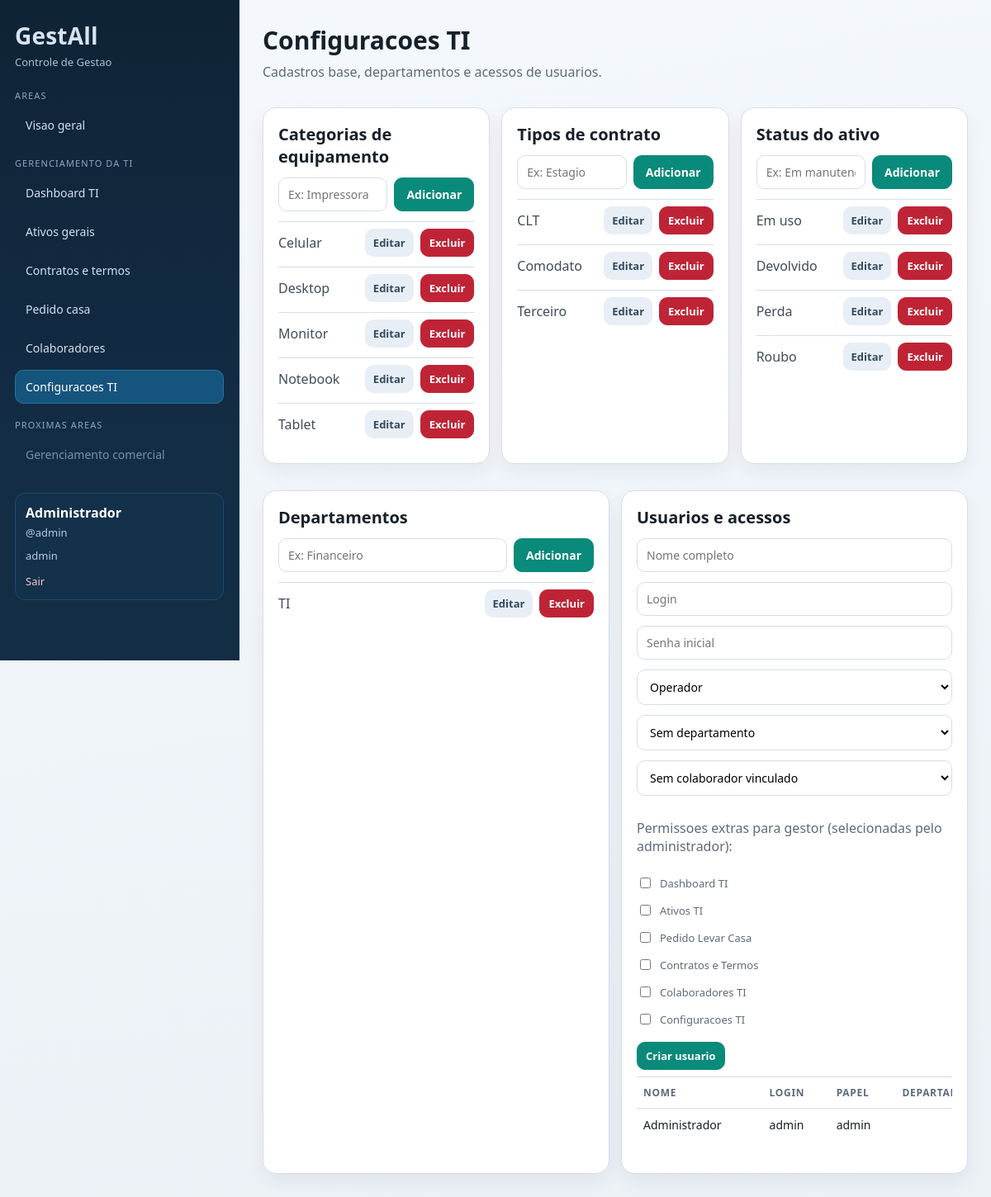
The page /index.php?r=ti.settings (signed in) on the database its author committed.
### tables this page shows
CREATE TABLE users (
                id INTEGER PRIMARY KEY AUTOINCREMENT,
                username TEXT NOT NULL UNIQUE,
                password_hash TEXT NOT NULL,
                name TEXT NOT NULL,
                created_at TEXT NOT NULL DEFAULT CURRENT_TIMESTAMP
            , role TEXT NOT NULL DEFAULT 'admin', department_id INTEGER, staff_id INTEGER);

CREATE TABLE equipment_categories (
                id INTEGER PRIMARY KEY AUTOINCREMENT,
                name TEXT NOT NULL UNIQUE,
                created_at TEXT NOT NULL DEFAULT CURRENT_TIMESTAMP
            );

CREATE TABLE contract_types (
                id INTEGER PRIMARY KEY AUTOINCREMENT,
                name TEXT NOT NULL UNIQUE,
                created_at TEXT NOT NULL DEFAULT CURRENT_TIMESTAMP
            );

CREATE TABLE asset_statuses (
                id INTEGER PRIMARY KEY AUTOINCREMENT,
                name TEXT NOT NULL UNIQUE,
                sort_order INTEGER NOT NULL DEFAULT 100,
                created_at TEXT NOT NULL DEFAULT CURRENT_TIMESTAMP
            );

CREATE TABLE departments (
                id INTEGER PRIMARY KEY AUTOINCREMENT,
                name TEXT NOT NULL UNIQUE,
                created_at TEXT NOT NULL DEFAULT CURRENT_TIMESTAMP
            );

### app/Core/View.php (called while the page is built, shortened)
<?php
final class View
{
    public static function render(string $view, array $data = []): void
    {
        extract($data, EXTR_SKIP);
        $viewFile = __DIR__ . '/../Views/' . $view . '.php';
        require __DIR__ . '/../Views/partials/header.php';
        require $viewFile;
        require __DIR__ . '/../Views/partials/footer.php';
    }
}

### app/Controllers/TISettingsController.php (called while the page is built, shortened)
<?php
final class TISettingsController
{
    public function index(): void
    {
        $categoryEditId = (int) ($_GET['category_edit'] ?? 0);
        $contractTypeEditId = (int) ($_GET['contract_edit'] ?? 0);
        $statusEditId = (int) ($_GET['status_edit'] ?? 0);
        $departmentEditId = (int) ($_GET['department_edit'] ?? 0);
        $userEditId = (int) ($_GET['user_edit'] ?? 0);
        View::render('ti/settings', [
            'title' => 'Configuracoes TI',
            'currentRoute' => 'ti.settings',
            'categories' => $this->lookups->categories(),
            'contractTypes' => $this->lookups->contractTypes(),
            'statuses' => $this->lookups->statuses(),
            'departments' => $this->lookups->departments(),
            'staffMembers' => $this->staff->all(),
            'users' => $this->users->all(),
            'permissionGroups' => AccessControl::permissionGroups(),
            'success' => $_GET['ok'] ?? null,
            'error' => $_GET['error'] ?? null,
            'editingCategory' => $categoryEditId > 0 ? $this->lookups->findCategoryById($categoryEditId) : null,
            'editingContractType' => $contractTypeEditId > 0 ? $this->lookups->findContractTypeById($contractTypeEditId) : null,
            'editingStatus' => $statusEditId > 0 ? $this->lookups->findStatusById($statusEditId) : null,
            'editingDepartment' => $departmentEditId > 0 ? $this->lookups->findDepartmentById($departmentEditId) : null,
            'editingUser' => $userEditId > 0 ? $this->users->findById($userEditId) : null,
        ]);
    }
}

### app/Core/Auth.php (called while the page is built, shortened)
<?php
final class Auth
{
    public static function user(): ?array
    {
        return $_SESSION['user'] ?? null;
    }
}

### app/Repositories/UserRepository.php (called while the page is built, shortened)
<?php
final class UserRepository
{
    public function all(): array
    {
        $rows = $this->pdo->query(
            'SELECT u.id, u.name, u.username, u.role, u.department_id, u.staff_id, d.name AS department_name, s.name AS staff_name
             FROM users u
             LEFT JOIN departments d ON d.id = u.department_id
             LEFT JOIN staff s ON s.id = u.staff_id
             ORDER BY u.name ASC'
        )->fetchAll();
        return $rows;
    }
}

### app/Core/AccessControl.php (called while the page is built, shortened)
<?php
final class AccessControl
{
    public static function isFullAccess(?array $user): bool
    {
        $role = self::normalizeRole($user['role'] ?? null);
        return in_array($role, ['admin', 'ti'], true);
    }
    public static function normalizeRole(mixed $role): string
    {
        $value = strtolower(trim((string) $role));
        return $value;
    }
    public static function canAccessRoute(string $route, ?array $user): bool
    {
        if (self::isFullAccess($user)) {
            return true;
        }
        $role = self::normalizeRole($user['role'] ?? null);
        $allowed = self::baseRoutesForRole($role);
        return in_array($route, array_unique($allowed), true);
    }
}

### app/Repositories/LookupRepository.php (called while the page is built, shortened)
<?php
final class LookupRepository
{
    public function categories(): array
    {
        return $this->pdo->query('SELECT id, name FROM equipment_categories ORDER BY name ASC')->fetchAll();
    }
    public function contractTypes(): array
    {
        return $this->pdo->query('SELECT id, name FROM contract_types ORDER BY name ASC')->fetchAll();
    }
    public function statuses(): array
    {
        return $this->pdo->query('SELECT id, name FROM asset_statuses ORDER BY sort_order ASC, name ASC')->fetchAll();
    }
    public function departments(): array
    {
        return $this->pdo->query('SELECT id, name FROM departments ORDER BY name ASC')->fetchAll();
    }
}

### app/Views/ti/settings.php (the view, shortened to what this page needs)
<section class="page-head">
    <h1>Configuracoes TI</h1>
    <p>Cadastros base, departamentos e acessos de usuarios.</p>
</section>
<section class="card-grid triple">
    <article class="card">
        <h2>Categorias de equipamento</h2>
        <form method="post" action="index.php?r=ti.settings.categories.store" class="inline-form">
            <input type="text" name="name" placeholder="Ex: Impressora" required>
            <button type="submit">Adicionar</button>
        </form>
        <ul class="simple-list stack-list">
            <?php foreach ($categories as $category): ?>
                <li class="stack-item">
                    <span><?= htmlspecialchars($category['name']) ?></span>
                    <div class="actions-inline">
                        <a class="btn btn-muted" href="index.php?r=ti.settings&category_edit=<?= (int) $category['id'] ?>">Editar</a>
                        <form method="post" action="index.php?r=ti.settings.categories.delete" onsubmit="return confirm('Deseja excluir esta categoria?');">
                            <button class="btn-danger" type="submit">Excluir</button>
                        </form>
                    </div>
                </li>
            <?php endforeach; ?>
        </ul>
    </article>
    <article class="card">
        <h2>Tipos de contrato</h2>
        <form method="post" action="index.php?r=ti.settings.contract-types.store" class="inline-form">
            <input type="text" name="name" placeholder="Ex: Estagio" required>
            <button type="submit">Adicionar</button>
        </form>
        <ul class="simple-list stack-list">
            <?php foreach ($contractTypes as $contractType): ?>
                <li class="stack-item">
                    <span><?= htmlspecialchars($contractType['name']) ?></span>
                    <div class="actions-inline">
                        <a class="btn btn-muted" href="index.php?r=ti.settings&contract_edit=<?= (int) $contractType['id'] ?>">Editar</a>
                        <form method="post" action="index.php?r=ti.settings.contract-types.delete" onsubmit="return confirm('Deseja excluir este tipo de contrato?');">
                            <button class="btn-danger" type="submit">Excluir</button>
                        </form>
                    </div>
                </li>
            <?php endforeach; ?>
        </ul>
    </article>
    <article class="card">
        <h2>Status do ativo</h2>
        <form method="post" action="index.php?r=ti.settings.statuses.store" class="inline-form">
            <input type="text" name="name" placeholder="Ex: Em manutencao" required>
            <button type="submit">Adicionar</button>
        </form>
        <ul class="simple-list stack-list">
            <?php foreach ($statuses as $status): ?>
                <li class="stack-item">
                    <span><?= htmlspecialchars($status['name']) ?></span>
                    <div class="actions-inline">
                        <a class="btn btn-muted" href="index.php?r=ti.settings&status_edit=<?= (int) $status['id'] ?>">Editar</a>
                        <form method="post" action="index.php?r=ti.settings.statuses.delete" onsubmit="return confirm('Deseja excluir este status?');">
                            <button class="btn-danger" type="submit">Excluir</button>
                        </form>
                    </div>
                </li>
            <?php endforeach; ?>
        </ul>
    </article>
</section>
<section class="card-grid">
    <article class="card">
        <h2>Departamentos</h2>
        <form method="post" action="index.php?r=ti.settings.departments.store" class="inline-form">
            <input type="text" name="name" placeholder="Ex: Financeiro" required>
            <button type="submit">Adicionar</button>
        </form>
        <ul class="simple-list stack-list">
            <?php foreach ($departments as $department): ?>
                <li class="stack-item">
                    <span><?= htmlspecialchars((string) $department['name']) ?></span>
                    <div class="actions-inline">
                        <a class="btn btn-muted" href="index.php?r=ti.settings&department_edit=<?= (int) $department['id'] ?>">Editar</a>
                        <form method="post" action="index.php?r=ti.settings.departments.delete" onsubmit="return confirm('Deseja excluir este departamento?');">
                            <button class="btn-danger" type="submit">Excluir</button>
                        </form>
                    </div>
                </li>
            <?php endforeach; ?>
        </ul>
    </article>
    <article class="card">
        <h2>Usuarios e acessos</h2>
        <form method="post" action="index.php?r=<?= $editingUser ? 'ti.settings.users.update' : 'ti.settings.users.store' ?>" class="form-grid two">
            <input type="text" name="name" placeholder="Nome completo" value="<?= htmlspecialchars((string) ($editingUser['name'] ?? '')) ?>" required>
            <input type="text" name="username" placeholder="Login" value="<?= htmlspecialchars((string) ($editingUser['username'] ?? '')) ?>" required>
            <input type="password" name="password" placeholder="<?= $editingUser ? 'Nova senha (opcional)' : 'Senha inicial' ?>" <?= $editingUser ? '' : 'required' ?>>
            <select name="role" required>
                <?php $roleValue = (string) ($editingUser['role'] ?? 'operador'); ?>
                <option value="operador" <?= $roleValue === 'operador' ? 'selected' : '' ?>>Operador</option>
            </select>
            <select name="department_id">
                <option value="">Sem departamento</option>
            </select>
            <select name="staff_id">
                <option value="">Sem colaborador vinculado</option>
            </select>
            <div class="full permission-grid">
                <p class="muted">Permissoes extras para gestor (selecionadas pelo administrador):</p>
                <?php foreach ($permissionGroups as $key => $group): ?>
                    <?php
                        $checked = false;
                    ?>
                    <label class="permission-item">
                        <input type="checkbox" name="permission_groups[]" value="<?= htmlspecialchars((string) $key) ?>" <?= $checked ? 'checked' : '' ?>>
                        <span><?= htmlspecialchars((string) $group['label']) ?></span>
                    </label>
                <?php endforeach; ?>
            </div>
            <div class="actions-inline full">
                <button type="submit"><?= $editingUser ? 'Atualizar usuario' : 'Criar usuario' ?></button>
            </div>
        </form>
        <div class="table-wrap">
            <table>
                <thead>
                    <tr>
                        <th>Nome</th>
                        <th>Login</th>
                        <th>Papel</th>
                        <th>Departamento</th>
                    </tr>
                </thead>
                <tbody>
                    <?php foreach ($users as $row): ?>
                        <tr>
                            <td><?= htmlspecialchars((string) $row['name']) ?></td>
                            <td><?= htmlspecialchars((string) $row['username']) ?></td>
                            <td><?= htmlspecialchars((string) $row['role']) ?></td>
                            <td><?= htmlspecialchars((string) ($row['department_name'] ?? '')) ?></td>
                        </tr>
                    <?php endforeach; ?>
                </tbody>
            </table>
        </div>
    </article>
</section>

### app/Views/partials/header.php (shortened to what this page needs)
<?php
$currentRoute = $currentRoute ?? ($_GET['r'] ?? 'areas');
$user = Auth::user();
$hideMenu = $hideMenu ?? false;
?>
<!doctype html>
<html lang="pt-BR">
<head>
    <link rel="stylesheet" href="assets/style.css">
</head>
<body>
<div class="layout">
    <?php if (!$hideMenu): ?>
        <aside class="sidebar" id="sidebar">
            <div class="brand-block">
                <p class="brand-title">GestAll</p>
                <p class="brand-subtitle">Controle de Gestao</p>
            </div>
            <div class="nav-section">
                <p class="section-title">Areas</p>
                <a class="nav-link <?= $currentRoute === 'areas' ? 'active' : '' ?>" href="index.php?r=areas">Visao geral</a>
            </div>
            <div class="nav-section">
                <p class="section-title">Gerenciamento da TI</p>
                <?php if (AccessControl::canAccessRoute('ti.dashboard', $user)): ?>
                    <a class="nav-link <?= $currentRoute === 'ti.dashboard' ? 'active' : '' ?>" href="index.php?r=ti.dashboard">Dashboard TI</a>
                <?php endif; ?>
                <?php if (AccessControl::canAccessRoute('ti.assets', $user)): ?>
                    <a class="nav-link <?= $currentRoute === 'ti.assets' ? 'active' : '' ?>" href="index.php?r=ti.assets">Ativos gerais</a>
                <?php endif; ?>
                <?php if (AccessControl::canAccessRoute('ti.contracts', $user)): ?>
                    <a class="nav-link <?= $currentRoute === 'ti.contracts' ? 'active' : '' ?>" href="index.php?r=ti.contracts">Contratos e termos</a>
                <?php endif; ?>
                <?php if (AccessControl::canAccessRoute('ti.home-requests', $user)): ?>
                    <a class="nav-link <?= $currentRoute === 'ti.home-requests' ? 'active' : '' ?>" href="index.php?r=ti.home-requests">Pedido casa</a>
                <?php endif; ?>
                <?php if (AccessControl::canAccessRoute('ti.staff', $user)): ?>
                    <a class="nav-link <?= $currentRoute === 'ti.staff' ? 'active' : '' ?>" href="index.php?r=ti.staff">Colaboradores</a>
                <?php endif; ?>
                <?php if (AccessControl::canAccessRoute('ti.settings', $user)): ?>
                    <a class="nav-link <?= $currentRoute === 'ti.settings' ? 'active' : '' ?>" href="index.php?r=ti.settings">Configuracoes TI</a>
                <?php endif; ?>
            </div>
            <div class="nav-section muted">
                <p class="section-title">Proximas areas</p>
                <span class="nav-link disabled">Gerenciamento comercial</span>
            </div>
            <?php if ($user): ?>
                <div class="user-box">
                    <p class="user-name"><?= htmlspecialchars($user['name']) ?></p>
                    <p class="user-login">@<?= htmlspecialchars($user['username']) ?></p>
                    <p class="user-login"><?= htmlspecialchars((string) ($user['role'] ?? '')) ?><?= !empty($user['department_name']) ? ' - ' . htmlspecialchars((string) $user['department_name']) : '' ?></p>
                    <a class="logout-link" href="index.php?r=logout">Sair</a>
                </div>
            <?php endif; ?>
        </aside>
    <?php endif; ?>
    <main class="content">

### rows shown on the page
users: name "Administrador", username "admin", role "admin"
equipment_categories: name "Celular"
equipment_categories: name "Desktop"
equipment_categories: name "Monitor"
equipment_categories: name "Notebook"
equipment_categories: name "Tablet"
contract_types: name "CLT"
contract_types: name "Comodato"
contract_types: name "Terceiro"
asset_statuses: name "Em uso"
asset_statuses: name "Devolvido"
asset_statuses: name "Perda"
asset_statuses: name "Roubo"
departments: name "TI"

### other values the page prints
$group['label'] "Dashboard TI"
$group['label'] "Ativos TI"
$group['label'] "Pedido Levar Casa"
$group['label'] "Contratos e Termos"
$group['label'] "Colaboradores TI"
$group['label'] "Configuracoes TI"
